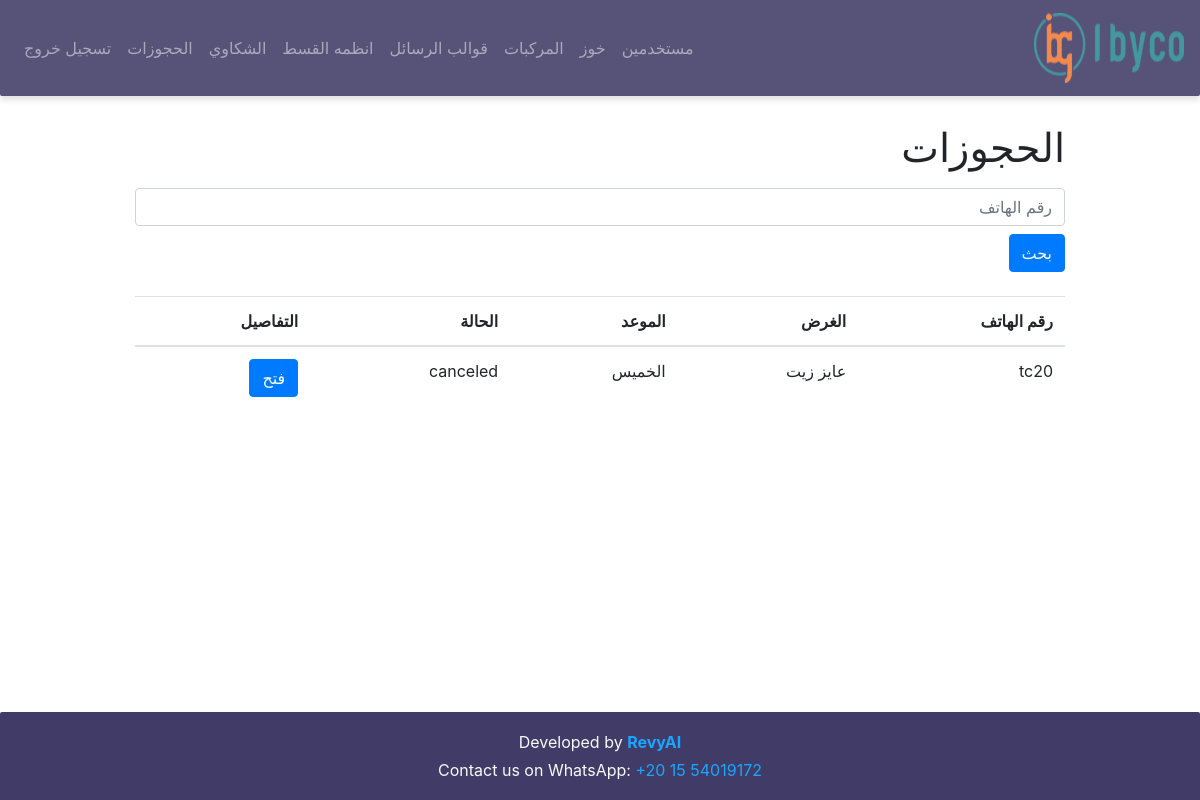
/bookings (signed in), run on an earlier commit of the app's database.
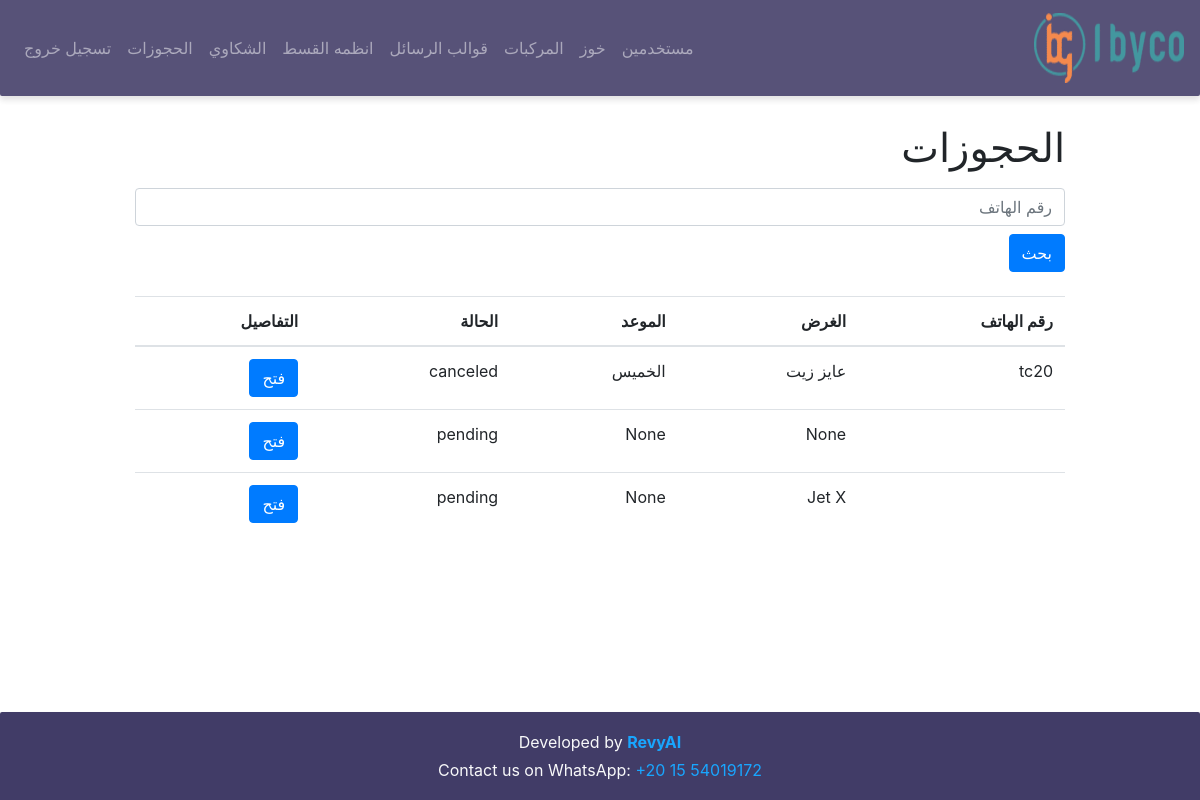
And on a later commit of the database.
### models/models.py (models this page shows)
class Booking(db.Model):
    __tablename__ = "bookings"
    id = db.Column(db.Integer, primary_key=True)
    client_id = db.Column(db.Integer, db.ForeignKey("clients.id"))
    purpose = db.Column(db.Text)
    date = db.Column(db.String(100))
    status = db.Column(db.String(50), default="pending")
    created_at = db.Column(db.DateTime, default=lambda: datetime.now(timezone.utc))

class Client(db.Model):
    __tablename__ = "clients"
    id = db.Column(db.Integer, primary_key=True)
    phone_number = db.Column(db.String(30), unique=True, nullable=False)
    chat_summary = db.Column(db.Text) # this col to keep the history
    last_user_reply = db.Column(db.Text) # the current message
    last_bot_reply = db.Column(db.Text) # this col to enhance the context
    last_bot_reply_type = db.Column(db.String(50)) # this col to classify the message is followup or retarget or normal reply
    last_user_message_at = db.Column(db.DateTime) # this col to detect the users dosent reply
    last_bot_message_at = db.Column(db.DateTime) # this col to avoid spamming
    info = db.Column(db.Text) # this col for info about products the client bought (it will be fill by human )
    has_purchased = db.Column(db.Boolean, default=False) # this col to know the client bought or not (it will be fill by human )
    purchase_date = db.Column(db.DateTime) # this col we use in followup schadualing
    is_active = db.Column(db.Boolean, default=True) # this col help with users dont need to send any message
    created_at = db.Column(db.DateTime, default=lambda: datetime.now(timezone.utc)) # this col will help us on analysis
    followups = db.relationship("FollowUp", backref="client", lazy=True)
    complaints = db.relationship("Complaint", backref="client", lazy=True)
    Bookings = db.relationship("Booking", backref="client", lazy=True)

### app.py (the view)
@app.route("/bookings", methods=["GET", "POST"])
@login_required
def bookings():
    phone = None
    if request.method == "POST":
        phone = request.form.get("phone")
    bookings = BookingServices.get_bookings_by_phone(phone)
    return render_template(
        "bookings.html",
        bookings=bookings,
        phone=phone
    )

### app.py (called while the page is built)
@login_manager.user_loader
def load_user(user_id):
    return Users.query.get(int(user_id))

### dashboard_services/booking_services.py (called while the page is built)
    @staticmethod
    def get_bookings_by_phone(phone=None):
        if not phone:
            return Booking.query.order_by(Booking.created_at.desc()).all()
        client = Client.query.filter_by(phone_number=phone).first()
        if not client:
            return []
        return Booking.query.filter_by(client_id=client.id).order_by(Booking.created_at.desc()).all()

### templates/bookings.html (shortened to what this page needs)
{% extends 'base.html' %}
{% block content %}
<h1 class="mt-4">الحجوزات</h1>
<form method="post" class="mt-3 mb-3">
<input
class="form-control"
type="text"
name="phone"
placeholder="رقم الهاتف"
value="{{ phone if phone }}"
>
<button class="btn btn-primary mt-2">
بحث
</button>
</form>
<table class="table mt-4">
<thead>
<tr>
<th>رقم الهاتف</th>
<th>الغرض</th>
<th>الموعد</th>
<th>الحالة</th>
<th>التفاصيل</th>
</tr>
</thead>
<tbody>
{% for booking in bookings %}
<tr>
<td>{{ booking.client.phone_number }}</td>
<td>{{ booking.purpose }}</td>
<td>{{ booking.date }}</td>
<td>{{ booking.status }}</td>
<td>
<a
class="btn btn-primary"
href="{{ url_for('booking_details', booking_id=booking.id) }}"
>
فتح
</a>
</td>
</tr>
{% endfor %}
</tbody>
</table>
{% endblock %}

What changed in the data, as far as the page shows it:
added Booking: purpose "None", date "None", status "pending"
added Booking: purpose "Jet X", date "None", status "pending"
